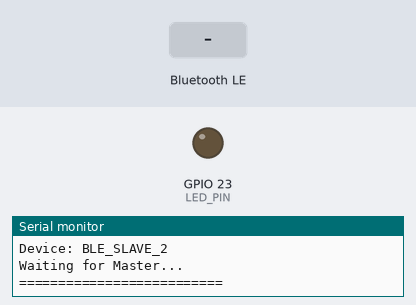
The sketch below on a simulated ESP32. Shown: output pins drawn as LEDs (lit = HIGH), the last lines printed to the serial monitor. The inputs (shaded band) are chosen by the test bench. Nothing arrives over Bluetooth unless stated; a phone connects over Bluetooth LE 3 s after start.

Above: at 1.2 s.
1.3 s: Bluetooth LE write "ON" received
At 1.7 s:
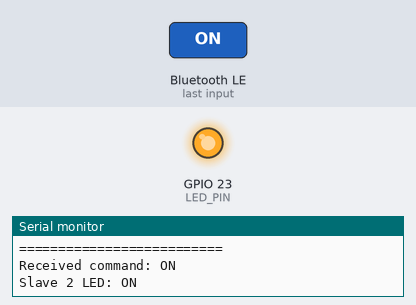
2.8 s: Bluetooth LE write "OFF" received
At 4.0 s:
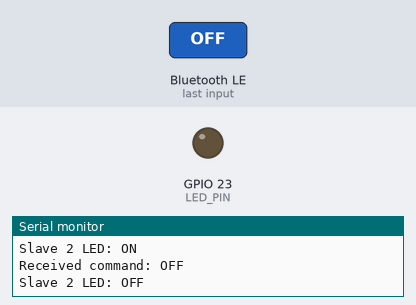
Timing chart, 0 to 5.8 s (numbered marks = the images above; inputs shaded):
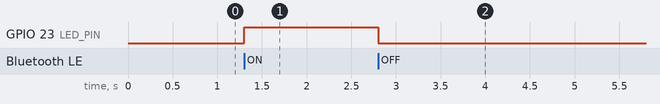

Measured:
- after the input at 1.3 s, GPIO 23 (LED_PIN): LOW → HIGH at once
- after the input at 2.8 s, GPIO 23 (LED_PIN): HIGH → LOW at once

The sketch:

slave2.ino
```cpp
#include <BLEDevice.h>
#include <BLEServer.h>
#include <BLEUtils.h>

#define SLAVE_NAME "BLE_SLAVE_2"
#define LED_PIN 23

#define SERVICE_UUID "12345678-1234-1234-1234-123456789000"
#define CHARACTERISTIC_UUID "12345678-1234-1234-1234-123456789001"

class CommandCallback : public BLECharacteristicCallbacks {
  void onWrite(BLECharacteristic *characteristic) override {
    std::string value = characteristic->getValue();
    String command = String(value.c_str());

    Serial.print("Received command: ");
    Serial.println(command);

    if (command == "ON") {
      digitalWrite(LED_PIN, HIGH);
      Serial.println("Slave 2 LED: ON");
    }
    else if (command == "OFF") {
      digitalWrite(LED_PIN, LOW);
      Serial.println("Slave 2 LED: OFF");
    }
    else {
      Serial.println("Unknown command");
    }
  }
};

void setup() {
  Serial.begin(115200);

  pinMode(LED_PIN, OUTPUT);
  digitalWrite(LED_PIN, LOW);

  BLEDevice::init(SLAVE_NAME);

  BLEServer *server = BLEDevice::createServer();
  BLEService *service = server->createService(SERVICE_UUID);

  BLECharacteristic *characteristic =
    service->createCharacteristic(
      CHARACTERISTIC_UUID,
      BLECharacteristic::PROPERTY_READ |
      BLECharacteristic::PROPERTY_WRITE
    );

  characteristic->setCallbacks(new CommandCallback());
  characteristic->setValue("Ready");

  service->start();

  BLEAdvertising *advertising = BLEDevice::getAdvertising();
  advertising->addServiceUUID(SERVICE_UUID);
  advertising->setScanResponse(true);

  BLEDevice::startAdvertising();

  Serial.println("==========================");
  Serial.println("BLE SLAVE 2 STARTED");
  Serial.println("Device: BLE_SLAVE_2");
  Serial.println("Waiting for Master...");
  Serial.println("==========================");
}

void loop() {
  delay(100);
}
```
